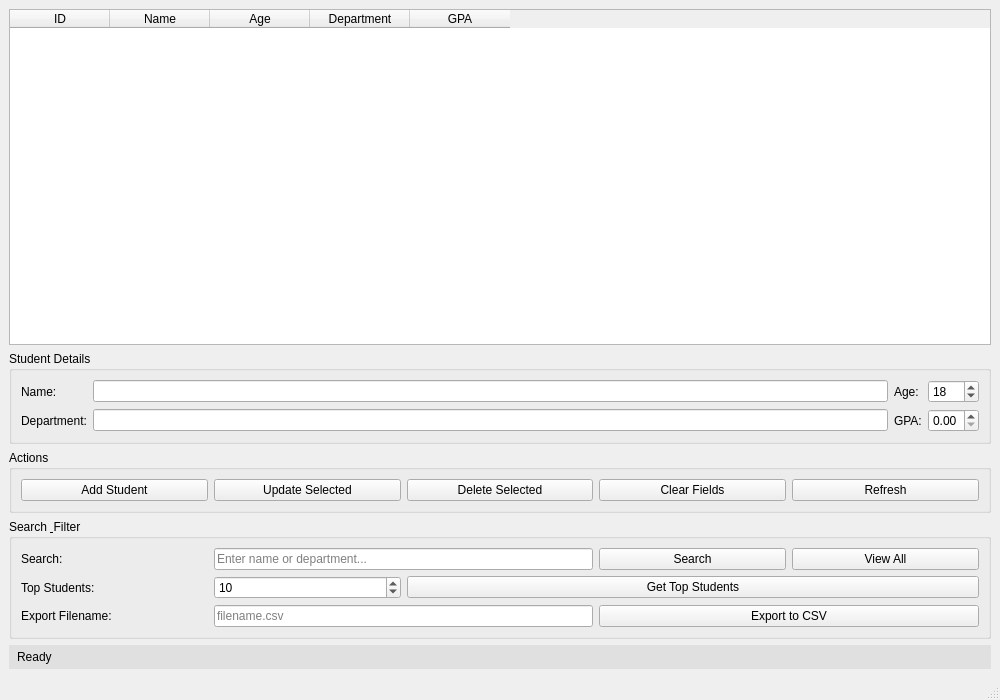
<?xml version="1.0" encoding="UTF-8"?>
<ui version="4.0">
 <class>MainWindow</class>
 <widget class="QMainWindow" name="MainWindow">
  <property name="geometry">
   <rect>
    <x>0</x>
    <y>0</y>
    <width>1000</width>
    <height>700</height>
   </rect>
  </property>
  <property name="windowTitle">
   <string>Student Management System</string>
  </property>
  <widget class="QWidget" name="centralwidget">
   <layout class="QVBoxLayout" name="verticalLayout">
    <item>
     <widget class="QTableWidget" name="studentTable">
      <property name="editTriggers">
       <set>QAbstractItemView::NoEditTriggers</set>
      </property>
      <property name="selectionBehavior">
       <enum>QAbstractItemView::SelectRows</enum>
      </property>
      <column>
       <property name="text">
        <string>ID</string>
       </property>
      </column>
      <column>
       <property name="text">
        <string>Name</string>
       </property>
      </column>
      <column>
       <property name="text">
        <string>Age</string>
       </property>
      </column>
      <column>
       <property name="text">
        <string>Department</string>
       </property>
      </column>
      <column>
       <property name="text">
        <string>GPA</string>
       </property>
      </column>
     </widget>
    </item>
    <item>
     <widget class="QGroupBox" name="detailsGroup">
      <property name="title">
       <string>Student Details</string>
      </property>
      <layout class="QGridLayout" name="gridLayout">
       <item row="0" column="0">
        <widget class="QLabel" name="label">
         <property name="text">
          <string>Name:</string>
         </property>
        </widget>
       </item>
       <item row="0" column="1">
        <widget class="QLineEdit" name="nameInput"/>
       </item>
       <item row="0" column="2">
        <widget class="QLabel" name="label_2">
         <property name="text">
          <string>Age:</string>
         </property>
        </widget>
       </item>
       <item row="0" column="3">
        <widget class="QSpinBox" name="ageInput">
         <property name="minimum">
          <number>1</number>
         </property>
         <property name="maximum">
          <number>120</number>
         </property>
         <property name="value">
          <number>18</number>
         </property>
        </widget>
       </item>
       <item row="1" column="0">
        <widget class="QLabel" name="label_3">
         <property name="text">
          <string>Department:</string>
         </property>
        </widget>
       </item>
       <item row="1" column="1">
        <widget class="QLineEdit" name="departmentInput"/>
       </item>
       <item row="1" column="2">
        <widget class="QLabel" name="label_4">
         <property name="text">
          <string>GPA:</string>
         </property>
        </widget>
       </item>
       <item row="1" column="3">
        <widget class="QDoubleSpinBox" name="gpaInput">
         <property name="maximum">
          <double>4.000000000000000</double>
         </property>
         <property name="singleStep">
          <double>0.010000000000000</double>
         </property>
        </widget>
       </item>
      </layout>
     </widget>
    </item>
    <item>
     <widget class="QGroupBox" name="actionsGroup">
      <property name="title">
       <string>Actions</string>
      </property>
      <layout class="QHBoxLayout" name="horizontalLayout">
       <item>
        <widget class="QPushButton" name="addButton">
         <property name="text">
          <string>Add Student</string>
         </property>
        </widget>
       </item>
       <item>
        <widget class="QPushButton" name="updateButton">
         <property name="text">
          <string>Update Selected</string>
         </property>
        </widget>
       </item>
       <item>
        <widget class="QPushButton" name="deleteButton">
         <property name="text">
          <string>Delete Selected</string>
         </property>
        </widget>
       </item>
       <item>
        <widget class="QPushButton" name="clearButton">
         <property name="text">
          <string>Clear Fields</string>
         </property>
        </widget>
       </item>
       <item>
        <widget class="QPushButton" name="refreshButton">
         <property name="text">
          <string>Refresh</string>
         </property>
        </widget>
       </item>
      </layout>
     </widget>
    </item>
    <item>
     <widget class="QGroupBox" name="searchGroup">
      <property name="title">
       <string>Search &amp; Filter</string>
      </property>
      <layout class="QGridLayout" name="gridLayout_2">
       <item row="0" column="0">
        <widget class="QLabel" name="label_5">
         <property name="text">
          <string>Search:</string>
         </property>
        </widget>
       </item>
       <item row="0" column="1" colspan="2">
        <widget class="QLineEdit" name="searchInput">
         <property name="placeholderText">
          <string>Enter name or department...</string>
         </property>
        </widget>
       </item>
       <item row="0" column="3">
        <widget class="QPushButton" name="searchButton">
         <property name="text">
          <string>Search</string>
         </property>
        </widget>
       </item>
       <item row="0" column="4">
        <widget class="QPushButton" name="viewAllButton">
         <property name="text">
          <string>View All</string>
         </property>
        </widget>
       </item>
       <item row="1" column="0">
        <widget class="QLabel" name="label_6">
         <property name="text">
          <string>Top Students:</string>
         </property>
        </widget>
       </item>
       <item row="1" column="1">
        <widget class="QSpinBox" name="topStudentsInput">
         <property name="minimum">
          <number>1</number>
         </property>
         <property name="maximum">
          <number>100</number>
         </property>
         <property name="value">
          <number>10</number>
         </property>
        </widget>
       </item>
       <item row="1" column="2" colspan="3">
        <widget class="QPushButton" name="topStudentsButton">
         <property name="text">
          <string>Get Top Students</string>
         </property>
        </widget>
       </item>
       <item row="2" column="0">
        <widget class="QLabel" name="label_7">
         <property name="text">
          <string>Export Filename:</string>
         </property>
        </widget>
       </item>
       <item row="2" column="1" colspan="2">
        <widget class="QLineEdit" name="exportFilenameInput">
         <property name="placeholderText">
          <string>filename.csv</string>
         </property>
        </widget>
       </item>
       <item row="2" column="3" colspan="2">
        <widget class="QPushButton" name="exportButton">
         <property name="text">
          <string>Export to CSV</string>
         </property>
        </widget>
       </item>
      </layout>
     </widget>
    </item>
    <item>
     <widget class="QLabel" name="statusLabel">
      <property name="text">
       <string>Ready</string>
      </property>
      <property name="styleSheet">
       <string notr="true">QLabel { padding: 5px; background-color: #e0e0e0; }</string>
      </property>
     </widget>
    </item>
   </layout>
  </widget>
  <widget class="QMenuBar" name="menubar">
   <property name="geometry">
    <rect>
     <x>0</x>
     <y>0</y>
     <width>1000</width>
     <height>22</height>
    </rect>
   </property>
  </widget>
  <widget class="QStatusBar" name="statusbar"/>
 </widget>
 <resources/>
 <connections/>
</ui>
